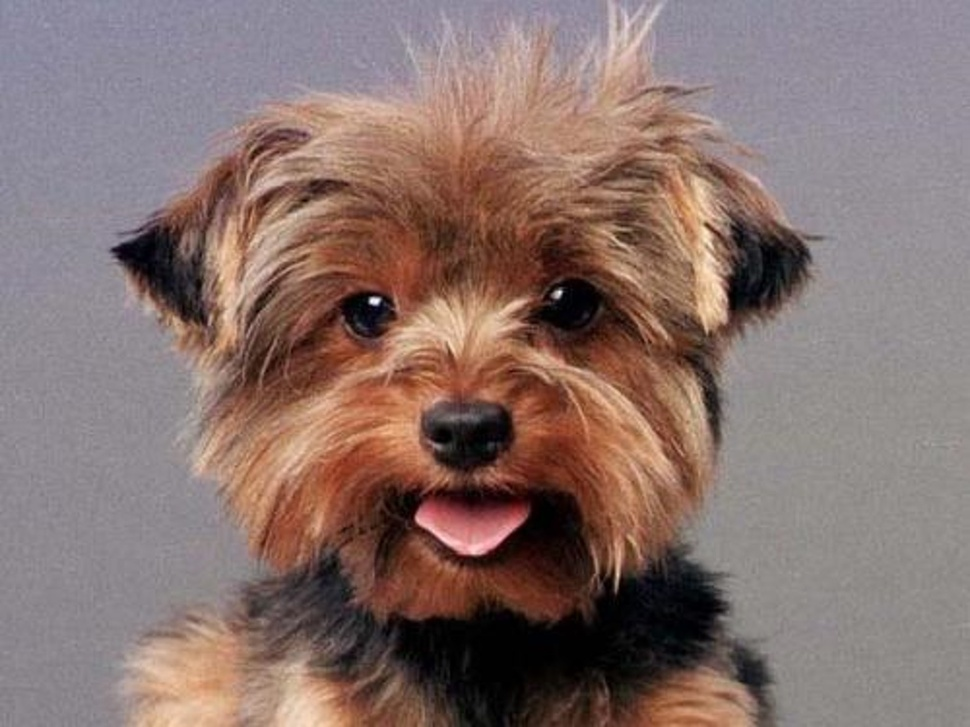
#> input picture OnThi/TailieuOnthi/image/Dog.jpg, 970 x 727 px, shrunk from 1563 x 1172 before the run, found by its file name
$ jupyter execute LocAnh.ipynb
#> lines starting #> are read from the running program, lines starting #| are printed output that depends on the picture
[cell 1]
import cv2
import numpy as np
import matplotlib.pyplot as plt

[cell 2]
img_url_dog = 'D:\\Github\\TH1381-Computer-Vision\\OnThi\\TailieuOnthi\\image\\dog.jpg'

[cell 3]
# Đọc ảnh
image_path = img_url_dog
image = cv2.imread(image_path)
#> image is the input picture: shape (727, 970, 3); mean B, G, R 109.3, 113.8, 135

[cell 4]
# Chuyển ảnh sang ảnh xám
gray_image = cv2.cvtColor(image, cv2.COLOR_BGR2GRAY)
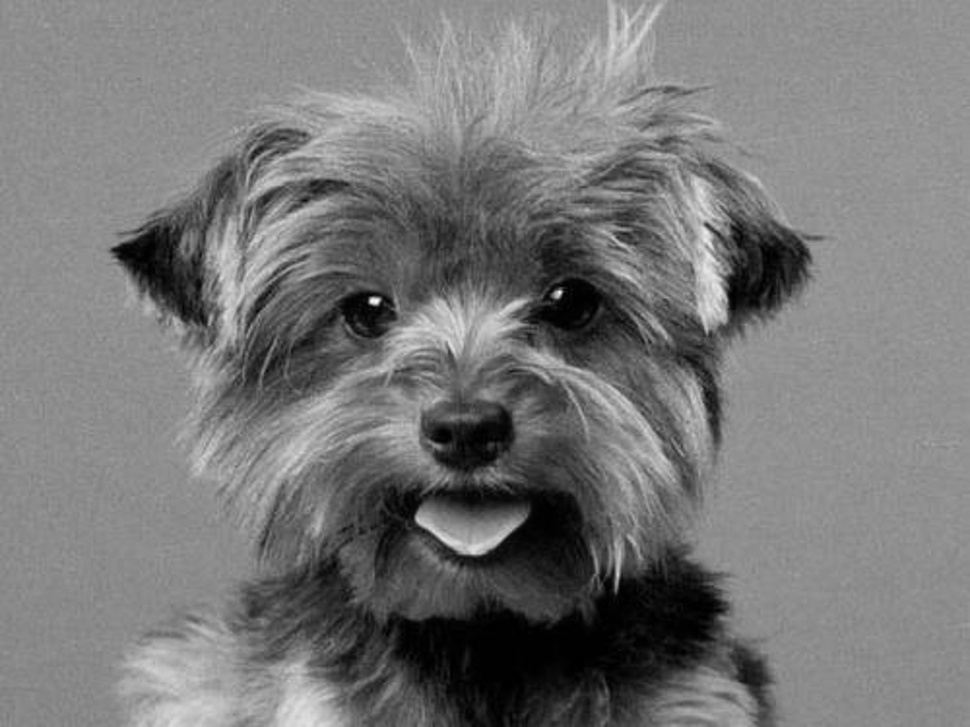
#> gray_image: shape (727, 970); min 0, max 251, mean 119.6

[cell 5]
# Hiển thị kết quả
plt.figure(figsize=(10, 5))
plt.subplot(1, 2, 1)
plt.imshow(cv2.cvtColor(image, cv2.COLOR_BGR2RGB))
plt.title('Ảnh gốc')
plt.axis('off')

plt.subplot(1, 2, 2)
plt.imshow(cv2.cvtColor(gray_image, cv2.COLOR_BGR2RGB))
plt.title('Ảnh xám')
plt.axis('off')
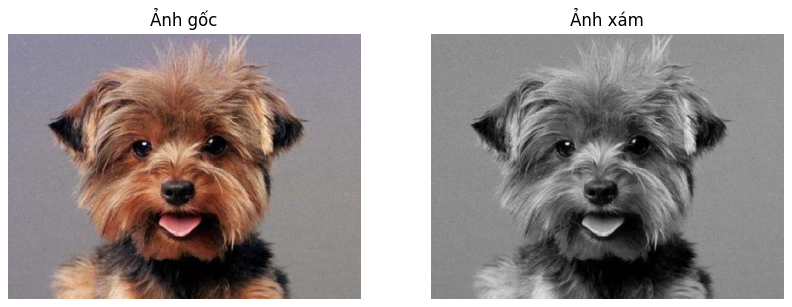
#> figure drawn by matplotlib, 2 panels

[cell 6]
## Bộ lọc trung bình (box blur)
kernel_size = 5
box_blur_kernel = np.ones((kernel_size, kernel_size), np.float32) / (kernel_size * kernel_size)

[cell 7]
## Tạo bộ lọc làm nét
sharpen_kernel = np.array([[0, -1, 0],
                           [-1, 5, -1],
                           [0, -1, 0]], np.float32)

[cell 8]
# Thực hiện lọc làm mịn (box blur)
box_blur_image = cv2.filter2D(gray_image, -1, box_blur_kernel)

[cell 9]
# Thực hiện lọc làm nét
sharpened_image = cv2.filter2D(gray_image, -1, sharpen_kernel)

[cell 10]
# Hiển thị kết quả
plt.figure(figsize=(15, 5))

# Ảnh gốc
plt.subplot(1, 3, 1)
plt.imshow(gray_image, cmap='gray')
plt.title('Ảnh gốc')
plt.axis('off')

# Ảnh sau khi lọc làm mịn (box blur)
plt.subplot(1, 3, 2)
plt.imshow(box_blur_image, cmap='gray')
plt.title('Lọc làm mịn (Box Blur)')
plt.axis('off')

# Ảnh sau khi lọc làm nét
plt.subplot(1, 3, 3)
plt.imshow(sharpened_image, cmap='gray')
plt.title('Lọc làm nét')
plt.axis('off')

plt.tight_layout()
plt.show()
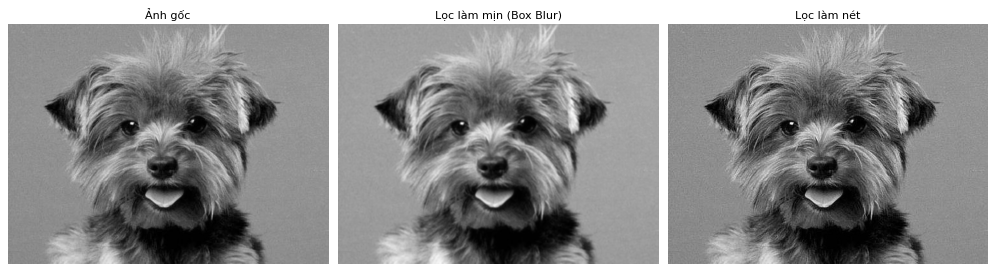
#> figure drawn by matplotlib, 3 panels

$ run again, with OnThi/TailieuOnthi/image/sudoku4.JPG copied over OnThi/TailieuOnthi/image/Dog.jpg
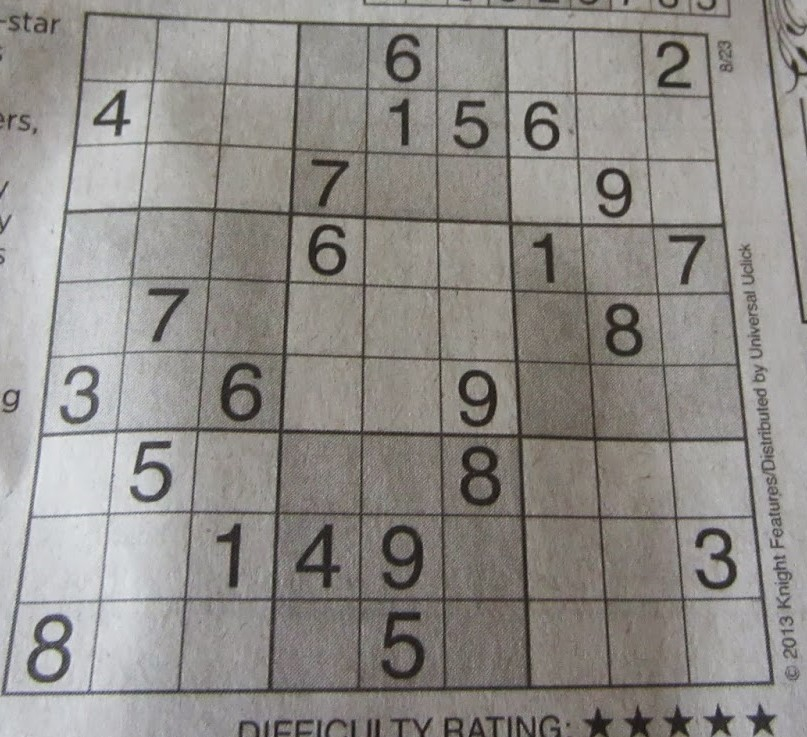
#> input picture OnThi/TailieuOnthi/image/sudoku4.JPG, 807 x 737 px, found by its file name
#> image is the input picture: shape (737, 807, 3); mean B, G, R 136.4, 140.3, 143.4
#> `[cell 5] # Hiển thị kết quả plt.figure(figsize=(10, 5)) plt.subplot(1,..`:
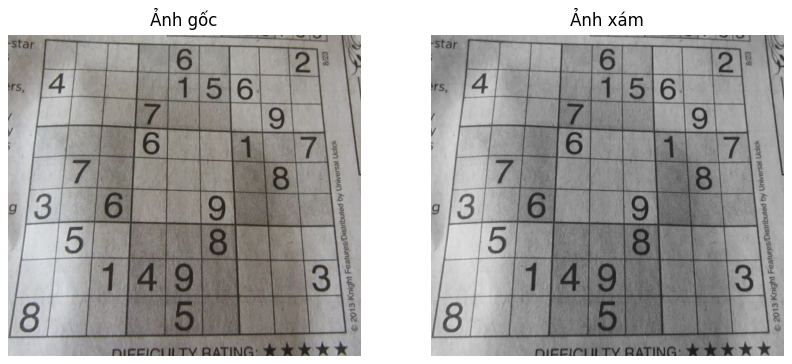
#> figure drawn by matplotlib, 2 panels
#> `plt.show()`:
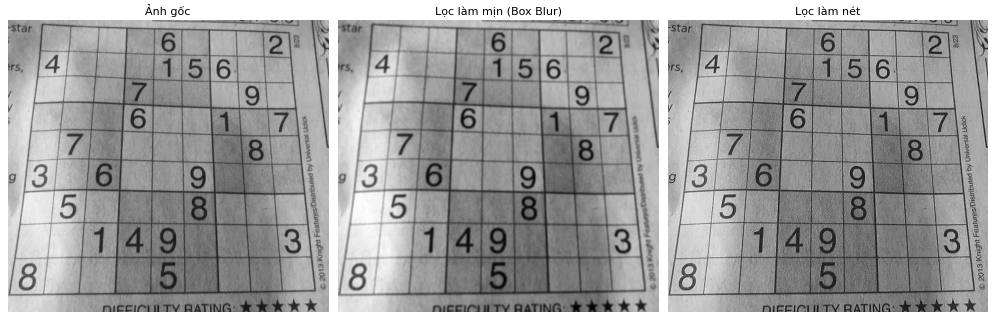
#> figure drawn by matplotlib, 3 panels

$ run again, with OnThi/TailieuOnthi/image/sudoku2.png saved as OnThi/TailieuOnthi/image/Dog.jpg
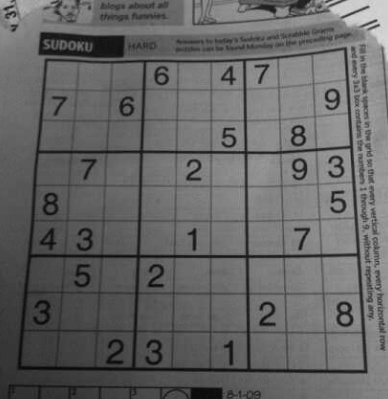
#> input picture OnThi/TailieuOnthi/image/sudoku2.png, 388 x 399 px, found by its file name
#> image is the input picture: shape (399, 388, 3); min 4, max 219, mean 101.4
#> `sharpened_image = cv2.filter2D(gray_image, -1, sharpen_kernel)`:
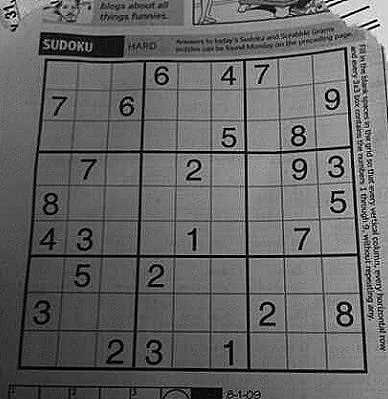
#> sharpened_image: shape (399, 388); min 0, max 255, mean 101.8
#> `plt.show()`:
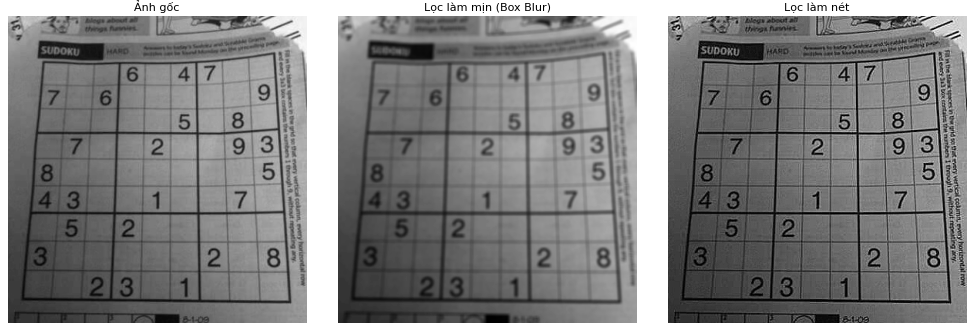
#> figure drawn by matplotlib, 3 panels
